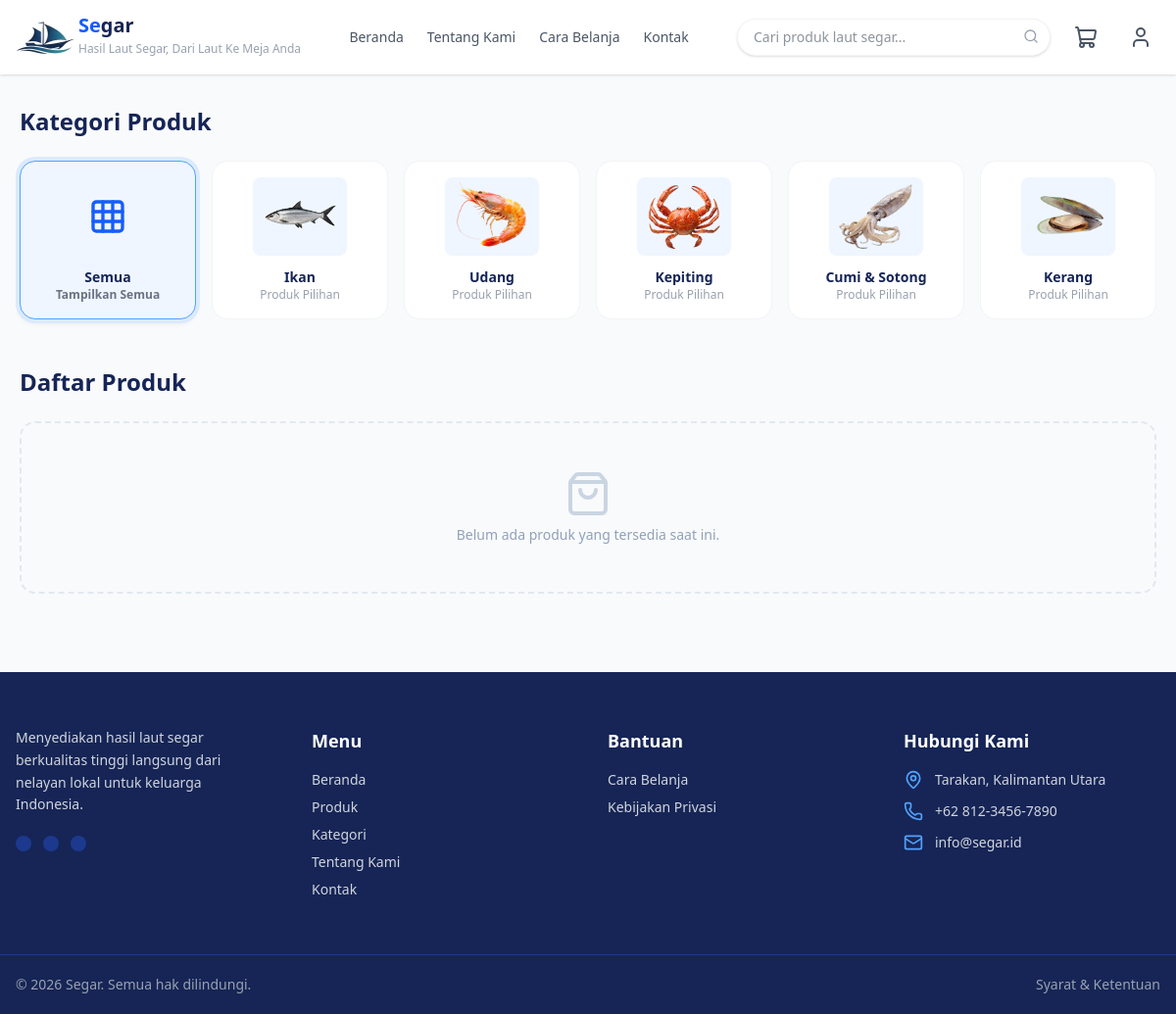
The page /pages/kategori.php on the database as committed earlier.
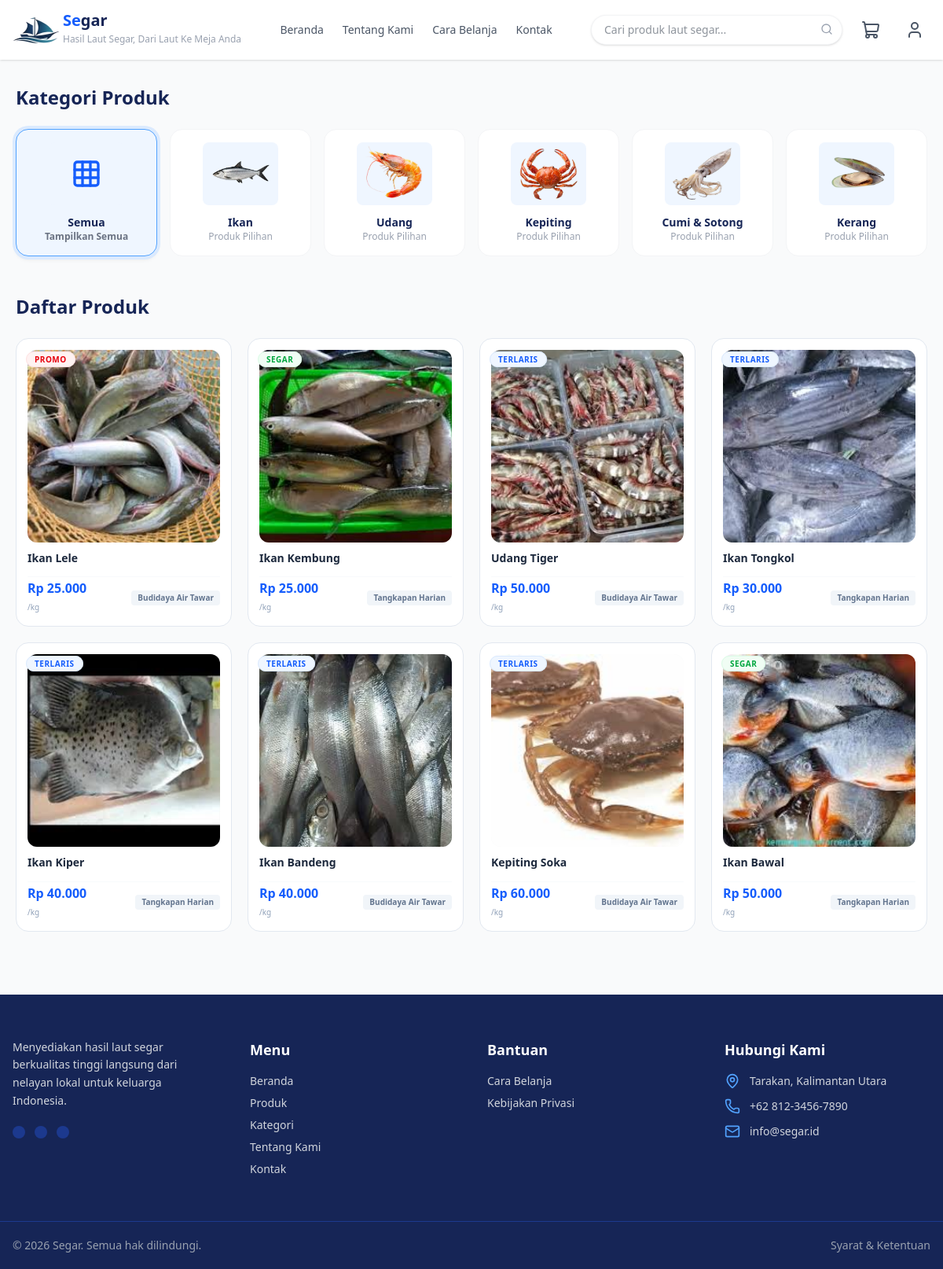
The same page on the database as committed later.
### tables this page shows
CREATE TABLE `products` (
  `id` int(11) NOT NULL,
  `user_id` int(11) NOT NULL,
  `nama_produk` varchar(150) NOT NULL,
  `slug` varchar(150) DEFAULT NULL,
  `kategori` varchar(50) DEFAULT NULL,
  `deskripsi` text DEFAULT NULL,
  `harga` decimal(12,2) NOT NULL,
  `stok` int(11) DEFAULT 0,
  `berat` decimal(8,2) DEFAULT NULL,
  `satuan` varchar(20) DEFAULT NULL,
  `asal_produk` varchar(100) DEFAULT NULL,
  `badge` varchar(50) DEFAULT NULL,
  `status` enum('aktif','nonaktif') DEFAULT 'aktif',
  `created_at` timestamp NOT NULL DEFAULT current_timestamp(),
  `updated_at` timestamp NULL DEFAULT NULL
);

### pages/kategori.php (the view, shortened to what the rows shown need)
<!DOCTYPE html>
<html lang="id">
  <?php include '../includes/head.php' ?>
  <body class="bg-gray-50 text-gray-800 font-sans">
  <?php include '../includes/header.php' ?>
    <main class="max-w-7xl mx-auto mt-8 px-5 my-12">
      <section class="mb-12">
        <div class="flex justify-between items-center mb-6">
          <h2 class="text-2xl font-bold text-blue-950">Kategori Produk</h2>
        </div>
      </section>
      <div class="flex justify-between items-center mb-6">
        <h2 id="section-title" class="text-2xl font-bold text-blue-950">Daftar Produk</h2>
      </div>
      <div id="product-grid" class="grid grid-cols-1 sm:grid-cols-2 md:grid-cols-3 lg:grid-cols-4 xl:grid-cols-5 gap-5">
        <?php
        $query_produk = "SELECT p.*,
                         (SELECT pi.nama_file FROM product_images pi WHERE pi.product_id = p.id LIMIT 1) as gambar_utama
                         FROM products p
                         WHERE p.status = 'aktif'
                         ORDER BY p.id DESC";
        $result_produk = mysqli_query($conn, $query_produk);
        if (mysqli_num_rows($result_produk) > 0) {
            while ($row = mysqli_fetch_assoc($result_produk)) {
                $kategori_katalog = 'lainnya';
                if (!empty($row['kategori'])) {
                    $kat_lower = strtolower(trim($row['kategori']));
                    if (strpos($kat_lower, 'udang') !== false) {
                        $kategori_katalog = 'udang';
                    } elseif (strpos($kat_lower, 'kepiting') !== false || strpos($kat_lower, 'rajungan') !== false) {
                        $kategori_katalog = 'kepiting';
                    } elseif (strpos($kat_lower, 'cumi') !== false || strpos($kat_lower, 'sotong') !== false || strpos($kat_lower, 'gurita') !== false) {
                        $kategori_katalog = 'cumi';
                    } elseif (strpos($kat_lower, 'kerang') !== false || strpos($kat_lower, 'tiram') !== false) {
                        $kategori_katalog = 'kerang';
                    } elseif (strpos($kat_lower, 'ikan') !== false) {
                        $kategori_katalog = 'ikan';
                    } else {
                        $kategori_katalog = 'lainnya';
                    }
                }
                $badge_text = !empty($row['badge']) ? htmlspecialchars($row['badge']) : 'SEGAR';
                $badge_class = ($badge_text === 'TERLARIS')
                    ? 'bg-blue-50 text-blue-600 border-blue-100'
                    : (($badge_text === 'PROMO') ? 'bg-red-50 text-red-600 border-red-100' : 'bg-green-50 text-green-600 border-green-100');
                $icon = 'fish';
                if ($kategori_katalog === 'udang') $icon = 'shrimp';
                if ($kategori_katalog === 'kepiting') $icon = 'crab';
        ?>
            <a href="product-details.php?produk=<?= $row['slug']; ?>" class="product-card w-full bg-white border border-slate-200 rounded-2xl p-3.5 hover:shadow-md hover:-translate-y-[2px] active:translate-y-0 active:scale-[0.99] transition-all duration-150 relative flex flex-col group select-none outline-none" data-cat-name="<?= $kategori_katalog; ?>">
              <div class="absolute top-3 left-3 z-10">
                <span class="<?= $badge_class; ?> text-[10px] font-bold px-2.5 py-0.5 rounded-full uppercase tracking-wider border">
                  <?= $badge_text; ?>
                </span>
              </div>
              <div class="w-full aspect-square flex items-center justify-center overflow-hidden rounded-xl mb-2.5 bg-slate-50 group-hover:opacity-90 transition-opacity">
                <?php if (!empty($row['gambar_utama']) && file_exists("../assets/img/product-image/" . $row['gambar_utama'])): ?>
                    <img src="../assets/img/product-image/<?= $row['gambar_utama']; ?>" alt="<?= htmlspecialchars($row['nama_produk']); ?>" class="w-full h-full object-cover">
                <?php else: ?>
                    <div class="w-full h-full flex items-center justify-center text-blue-500/70 p-1">
                        <i data-lucide="<?= $icon; ?>" class="w-14 h-14"></i>
                    </div>
                <?php endif; ?>
              </div>
              <div class="space-y-0.5 mb-2.5 flex-1 flex flex-col">
                <h4 class="font-bold text-slate-800 text-sm leading-snug truncate group-hover:text-blue-600 transition-colors" title="<?= htmlspecialchars($row['nama_produk']); ?>">
                    <?= htmlspecialchars($row['nama_produk']); ?>
                </h4>
              </div>
              <div class="flex items-center justify-between pt-1 border-t border-slate-50 mt-1">
                <div>
                  <span class="text-blue-600 font-extrabold text-sm md:text-base block leading-tight">
                    Rp <?= number_format($row['harga'], 0, ',', '.'); ?>
                  </span>
                  <span class="text-[10px] text-slate-400">/<?= htmlspecialchars($row['satuan'] ?? 'kg'); ?></span>
                </div>
                <div class="text-right max-w-[50%]">
                  <span class="text-[10px] font-semibold text-slate-500 bg-slate-100 px-2 py-0.5 rounded truncate block" title="<?= htmlspecialchars($row['asal_produk'] ?? 'Lokal'); ?>">
                    <?= !empty($row['asal_produk']) ? htmlspecialchars($row['asal_produk']) : 'Lokal'; ?>
                  </span>
                </div>
              </div>
            </a>
        <?php
            }
        }
        ?>
      </div>
    </main>
  </body>
</html>

Rows that differ between the two databases and show on the page:
added products: badge "PROMO", shows a picture, nama_produk "Ikan Lele", harga "25.000", satuan "kg", asal_produk "Budidaya Air Tawar"
added products: badge "SEGAR", shows a picture, nama_produk "Ikan Kembung", harga "25.000", satuan "kg", asal_produk "Tangkapan Harian"
added products: badge "TERLARIS", shows a picture, nama_produk "Udang Tiger", harga "50.000", satuan "kg", asal_produk "Budidaya Air Tawar"
added products: badge "TERLARIS", shows a picture, nama_produk "Ikan Tongkol", harga "30.000", satuan "kg", asal_produk "Tangkapan Harian"
added products: badge "TERLARIS", shows a picture, nama_produk "Ikan Kiper", harga "40.000", satuan "kg", asal_produk "Tangkapan Harian"
added products: badge "TERLARIS", shows a picture, nama_produk "Ikan Bandeng", harga "40.000", satuan "kg", asal_produk "Budidaya Air Tawar"
added products: badge "TERLARIS", shows a picture, nama_produk "Kepiting Soka", harga "60.000", satuan "kg", asal_produk "Budidaya Air Tawar"
added products: badge "SEGAR", shows a picture, nama_produk "Ikan Bawal", harga "50.000", satuan "kg", asal_produk "Tangkapan Harian"
Other text that changed with them:
text no longer shown: "Belum ada produk yang tersedia saat ini."
